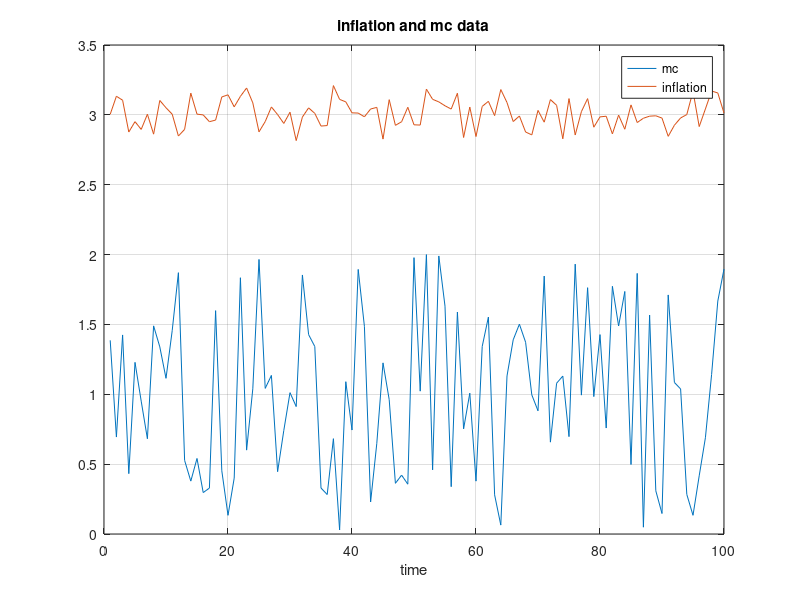
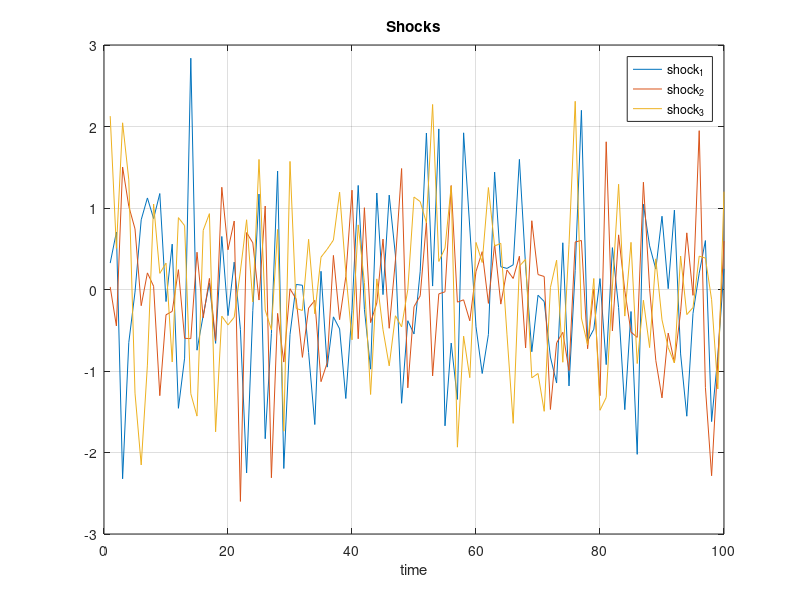

Write the MATLAB code that produced these figures, in order. (Note: this script raises an error after producing the figures.)
% This code run a SMM, OLS and Indirect Inference estimation for a New
% Keynesian Phillips Curve based on simulated data
% Author: Fernando Barros
% June 07, 2017 

%% Initializing

% cleaning the workspace

clc
clear
close all

% some objects that are common in all m-files

global shocks targets pi_0 mc T S W

% load the data

load('dados_simulation_NKPC.mat')

T = length(mc); % get the length of the data

time = 1:T;

% see the data on scream

figure(1)
plot(time,mc); hold on; grid on;
plot(time,inflation_data);
xlabel('time')
title('inflation and mc data')
legend('mc','inflation')


%% SMM

S = 100; % the number of simulations

% computing moments from data

m1 = inflation_data(2:T)*inflation_data(1:T-1)';
m1 = m1/T;

m2 = inflation_data(3:T)*inflation_data(1:T-2)';
m2 = m2/T;

m3 = inflation_data(4:T)*inflation_data(1:T-3)';
m3 = m3/T;
    
targets = [m1 m2 m3];

% select inital point for simulated data

pi_0 = inflation_data(1);

% generate S sequences of shocks

shocks = normrnd(0,1,[T,S]);

figure(2)
plot(time,shocks(:,1)); hold on; grid on;
%plot(time,shocks(:,floor(S/4)));
plot(time,shocks(:,floor(S/2)));
%plot(time,shocks(:,floor(3*S/4)));
plot(time,shocks(:,S));
xlabel('time')
title('Shocks')
% legend('shock_1','shock_2','shock_3','shock_4','shock_5')
legend('shock_1','shock_2','shock_3')

% weighting matrix

W = [1 0 0;
     0 1 0;
     0 0 1];

% initial guess for optimization 
 
x0 = [3,0.4];

% options for optimzation

options = optimset('Display','iter','TolFun',1e-8,'TolX',1e-8,'MaxIter',1000000,'MaxFunEvals',1000000);

% call the solver

[x, fval] = fminsearch(@obj,x0,options);

beta_SMM = x(1);

eta_SMM = x(2);

min_SMM = fval;

% let's taka a look at the obj function

b_grid = x(1)-0.01:0.001:x(1)+0.01;

e_grid = x(2)-0.01:0.001:x(2)+0.01;

% get standard deviations

N = 100;

[BB,EE] = get_standard_deviation(N,2);

for i=1:length(BB)
    if BB(i) > 10;
        BB(i) = 10;
    end
end

std_beta = std(BB);
std_eta  = std(EE);


figure(9)
histogram(BB,N/10);

figure(10)
histogram(EE,N/10);


% ploting objective function

for b=1:length(b_grid)
        val_obj_SMM_b(b) = obj([b_grid(b),x(2)]);
end

figure(3)
plot(b_grid,val_obj_SMM_b); grid on
xlabel('\beta')
title('SMM - Obj function - varing \beta')

for e=1:length(e_grid)
        val_obj_SMM_e(e) = obj([x(1),e_grid(e)]);
end

figure(4)
plot(e_grid,val_obj_SMM_e); grid on
xlabel('\eta')
title('SMM - Obj function - varing \eta')

for b=1:length(b_grid)
    for e=1:length(e_grid)
        val_obj_SMM(b,e) = obj([b_grid(b),e_grid(e)]);
    end
end

figure(5)
surf(b_grid,e_grid,val_obj_SMM)
xlabel('\beta')
ylabel('\eta')
title('SMM - Surface of Obj function - varing \beta and \eta')

% alternative solver

% [x, fval] = ga(@obj,2,[],[],[],[],[],[],[],options)

%% OLS

Y = inflation_data(2:T)'; X = [inflation_data(1:T-1)' mc(1:T-1)'];

OLS(Y,X,0)

x = OLS(Y,X,0);

estimators_ols = x;

beta_ols = 1/x(1);

aux_f = @(e)(e^(-1)*x(1)*(1-e)*(1-e/x(1)) - x(2));

eta_ols = fsolve(aux_f,0.2);


%% Indirect Inference

% weighting matrix

W_if = eye(2);

obj_if = @(x)([estimators_ols(1)-1/x(1) estimators_ols(2)-((1-x(2))*(1-x(1)*x(2))/(x(1)*x(2)))]*W_if*[estimators_ols(1)-1/x(1); estimators_ols(2)-((1-x(2))*(1-x(1)*x(2))/(x(1)*x(2)))]);

x0 = [1,1];

[x, fval] = fminsearch(obj_if,x0,options);

beta_if = x(1);

eta_if = x(2);

min_if = fval;

% ploting objective function

b_grid = x(1)-0.01:0.001:x(1)+0.01;

e_grid = x(2)-0.01:0.001:x(2)+0.01;

for b=1:length(b_grid)
        val_obj_if_b(b) = obj_if([b_grid(b),x(2)]);
end

figure(6)
plot(b_grid,val_obj_if_b); grid on
xlabel('\beta')
title('I Inf - Obj function - varing \beta')

for e=1:length(e_grid)
        val_obj_if_e(e) = obj_if([x(1),e_grid(e)]);
end

figure(7)
plot(e_grid,val_obj_if_e); grid on
xlabel('\eta')
title('I Inf - Obj function - varing \eta')

for b=1:length(b_grid)
    for e=1:length(e_grid)
        val_obj_if(b,e) = obj_if([b_grid(b),e_grid(e)]);
    end
end

figure(8)
surf(b_grid,e_grid,val_obj_if)
xlabel('\beta')
ylabel('\eta')
title('I Inf - Surface of Obj function - varing \beta and \eta')

%% Display results

   disp(' ')
   disp(' ')
   disp(' ')
   disp(' ')
   
   disp('           ***************************************')
   disp('                           Results        ') 
   disp(' ')
   disp('                    OLS      SMM         IF')
   disp('           ***************************************')
fprintf('           beta  %7.4f   %7.4f    %7.4f ',beta_ols, beta_SMM, beta_if)
disp(' ')
fprintf('            eta  %7.4f   %7.4f    %7.4f ',eta_ols, eta_SMM, eta_if)
disp(' ')
disp('           ***************************************')
 disp(' ')
   disp(' ')
   disp(' ')
   disp(' ')
    disp(' ')
   disp(' ')
   disp(' ')
   disp(' ')
